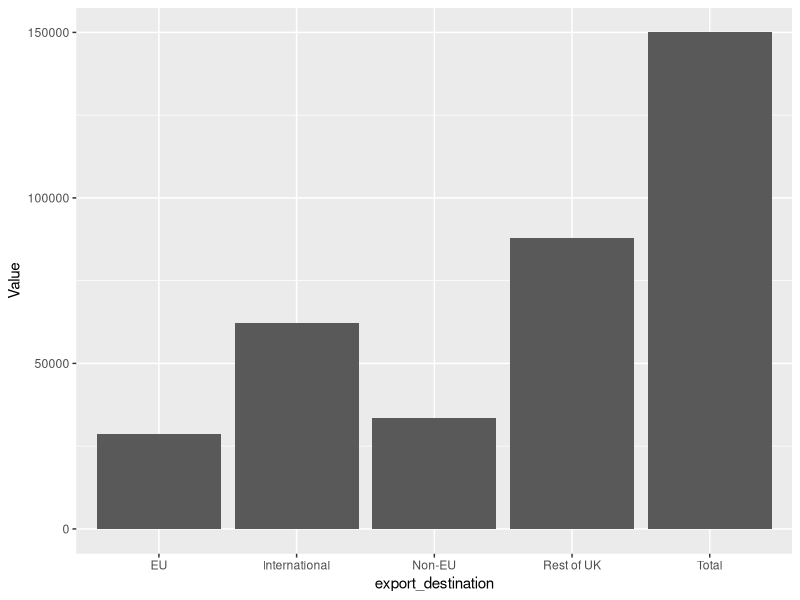
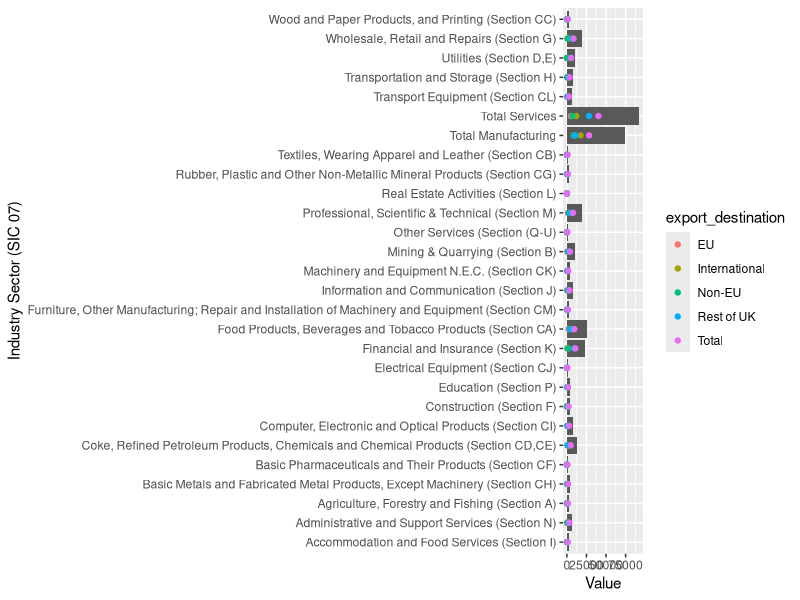
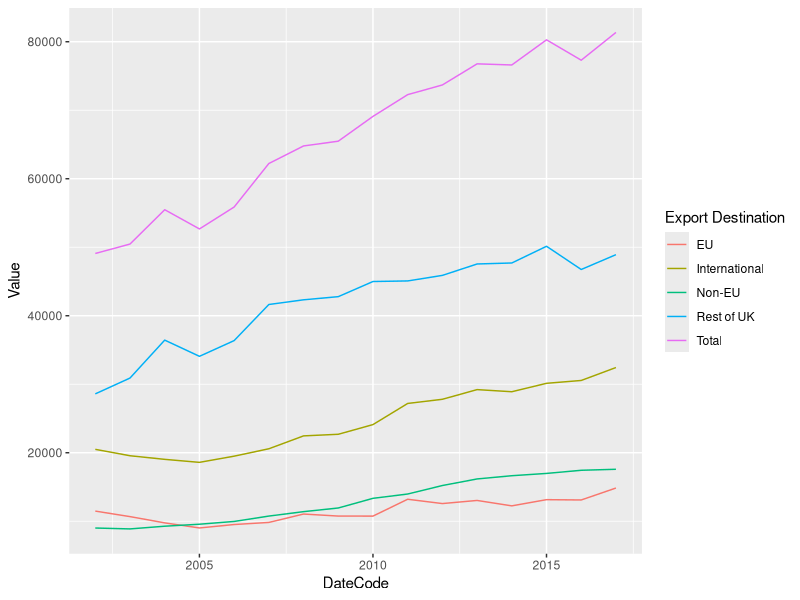

These charts were generated, in order, by the following R code:
# Set the working directory
# R needs to know whre to look for data
# You should keep scripts and data in the same folder
# Option 1: Menu Bar >> Session >> Set Working Directory >> To Source file location 
# Option 2: setwd("foder directory")


##### Loading packages ####

#We do this only once per script. Best done at the beginning. 

#library(NAME_OF_PACKAGE)
#today weare going to use 5 different packages

library(tidyverse) # this is a wraper that loads additional packages
#alternatively you can load them separately

library(tidyr) # designed to reshape data
library(dplyr) # helps with maipultng data
library(ggplot2) #helps us create beautiful plots
library(readr) # helps read variety of formats. Mostly used for csv and tsv formats
library(readxl) # helps us read in excel files


####loading files ####

#csv files: best functuonlity (package readr)- read_csv('filename.csv',...)

exports <- read_csv('exports_by_industry.csv')

# excel files: (package readxl) read_excel('filename.xlsx', sheet = 2,...)
#specify the sheet you want or it will take the 1st sheet by default

exports_2sheet <- read_excel('exports_by_industry_2sheets.xlsx', sheet = 'Sheet1')


##### Let's jump into tidyverse ####


#################### Select variables (i.e. columns) 

#select(data, variable_names_unquoted) 
  #Use backticks `` for variable names of more than one word

exports_1 <- select(exports, DateCode, Value, `Industry Sector (SIC 07)`, 
                    `Export Destination`)

View(exports_1)

#negative select: get rid of variables with the - sign. Keep in mind the c(). 

exports_1_minus <- select(exports, -c(FeatureCode, Measurement, Units))

View(exports_1_minus)

################## Keep or remove observations (rows): similar to an ifelse statemnt


#filter(data, variable_to_check = some_condition) filters IN (keeps what matches the condition)

#we want only 2017
exports1_2017 <- filter(exports_1, DateCode == 2017)

View(exports1_2017)

#we do not want the total rows, want to keep all other years

exports1_2017_nototal <- filter(exports1_2017, `Industry Sector (SIC 07)` != 'Total')

View(exports1_2017_nototal)

# some logical operators in R
# 
#  equal ==
#  not equal !=
#  larger than >
#  smaller than <



################## Creating new variables 

#mutate(data, new_variable_name = what_is_in_the_variable, new_variable_name2 = ...)

#Want to see the value in billions

exports1_billions <- mutate(exports1_2017_nototal, value_billions = Value/1000)

View(exports1_billions)

################# Grouping  and Summarising

#group_by(data, variable1, variable2,...) # choose how you want to form your groups


exports1_billions_destinations <- group_by(exports1_billions, `Export Destination`)

View(exports1_billions_destinations) # notice no actual change

glimpse(exports1_billions_destinations) # notice the groups in the summary


#summarise(data, summary_variable_name = some_function())

#we want to know how much we export per each destination, ignoring exporting industry

exports_destinations_summarised <- summarise(exports1_billions_destinations, 
                                          total_exp_destination = sum(value_billions))

# You can use any calculation but here are some useful functions
# min()
# max()
# mean()
# sd()
# median()
# n() - counts the members of the groups, if not grouped counts all instances



View(exports_destinations_summarised)



################# Reshape data 

# Sometimes the  operations we need to do require a different format, 
# for that we use gather() and spread()

# Our data is in long format, but we need it in a wide format. For example we want 
# each export destination to be a separate column

#spread(data, key = variable_with_names, value = variabe_with_values, ...)

exports1_wide <- spread(exports1_2017_nototal, key = `Export Destination`, value = Value)
# we used the data with only one value varible. Use the dataset with the value both in millions
# and billions to see what happens

View(exports1_wide)


# gather works in the reverse way. It makes your data into long format.

# gather(data, key = "name_for_var_with_labels", value = 'name_for_var_with_values', c(variable1, variable2,...))

exports1_long <- gather(exports1_wide, key = 'export_destination', value = 'Value', c(3:7))#or c(EU:Total) or list all


View(exports1_long)




############################# Let's Plot ###############################

# Here we use the ggplot package due to its ease of layering and variety

# Layer1: what data are we going to use
# Layer2: how do we want it to look

# ggplot(data, aes(x,y, ...)) + geom_something(...)

# histogram style

ggplot(exports1_long, aes(x = export_destination, y = Value)) + geom_col()

# adding extra layers

ggplot(exports1_long, aes(x = `Industry Sector (SIC 07)`, y = Value)) + 
  geom_col() + #each industry gets a column
  geom_point(aes(group = export_destination, colour = export_destination)) + #each destination is a point
  coord_flip() #flip to one side


#lets plot a line graph

#select only the total values, not individual industries WHY?
exports_line <- filter(exports_1, `Industry Sector (SIC 07)` == 'Total')


ggplot(exports_line, aes(DateCode, Value)) +
  geom_line(aes(color = `Export Destination`))



#Time to play

# TASK: 
# Ccreate a summary table for one industry for International and Rest of UK only. 
# Then plot a line graph for all years


#Start with the original dataset exports and see how 
# far can you get along



